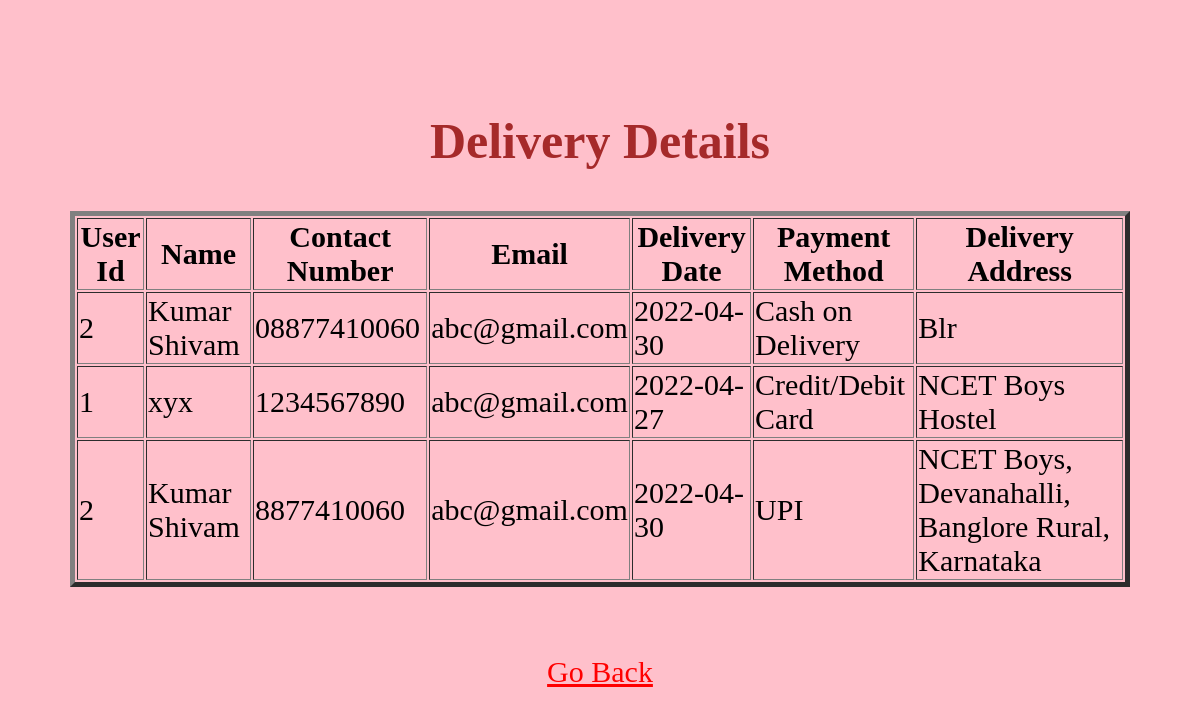
Page /viewdelivery on the committed database.
### tables this page shows
CREATE TABLE deliveryDetails(uid integer, name text, mobile text, ddate text, mail text, method text, address text);

### main.py (the view)
@app.route("/viewdelivery")
def viewdelivery():
    con = sqlite3.connect("projectDB.db")
    con.row_factory = sqlite3.Row  # Converts the records in Dictionary format, it ain't in just object form anymore
    c = con.cursor()
    c.execute("select * from deliveryDetails")
    rows = c.fetchall()
    return render_template("viewdelivery.html", rows=rows)

### templates/viewdelivery.html (shortened to what this page needs)
<!DOCTYPE html>
<html lang="en">
<head>
</head>
<body>
<center>
    <h2>Delivery Details</h2>
    <table border=5>
        <thead>
            <th>User Id</th>
            <th>Name</th>
            <th>Contact Number</th>
            <th>Email</th>
            <th>Delivery Date</th>
            <th>Payment Method</th>
            <th>Delivery Address</th>
        </thead>
        {% for x in rows %}
        <tr>
            <td>{{x["uid"]}}</td>
            <td>{{x["name"]}}</td>
            <td>{{x["mobile"]}}</td>
            <td>{{x["mail"]}}</td>
            <td>{{x["ddate"]}}</td>
            <td>{{x["method"]}}</td>
            <td>{{x["address"]}}</td>
        </tr>
        {% endfor %}
    </table>
    <br><br>
<a href="/adminhome">Go Back</a>
    </center>
</body>
</html>

### templates/viewdelivery.html (style rules this page uses)
h2 { color: brown; font-family:bold; font-size:50px; text-align: center; }
body { padding:20px; margin:50px; background-color:pink; text-align: center; font-size:30px; }
a { color: red; }

### rows in the picture
deliveryDetails: uid "2", name "Kumar Shivam", mobile "08877410060", mail "abc@gmail.com", ddate "2022-04-30", method "Cash on Delivery", address "Blr"
deliveryDetails: uid "1", name "xyx", mobile "1234567890", mail "abc@gmail.com", ddate "2022-04-27", method "Credit/Debit Card", address "NCET Boys Hostel"
deliveryDetails: uid "2", name "Kumar Shivam", mobile "8877410060", mail "abc@gmail.com", ddate "2022-04-30", method "UPI", address "NCET Boys, Devanahalli, Banglore Rural, Karnataka"
